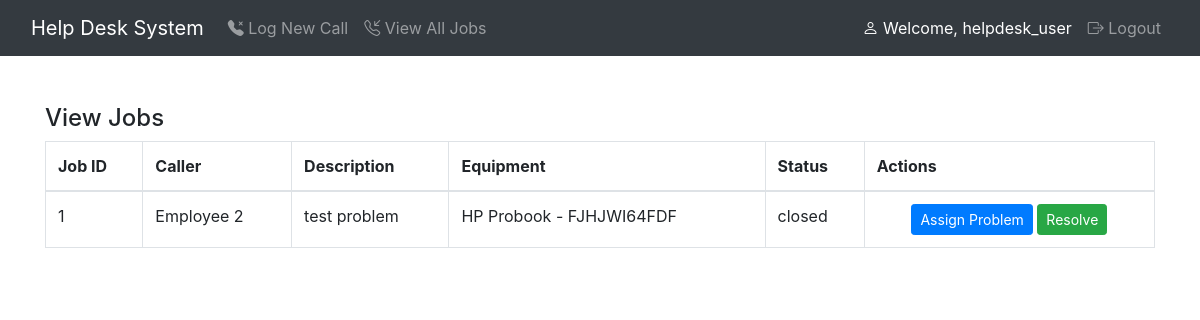
Before: /view_jobs.php (signed in) with the older database file.
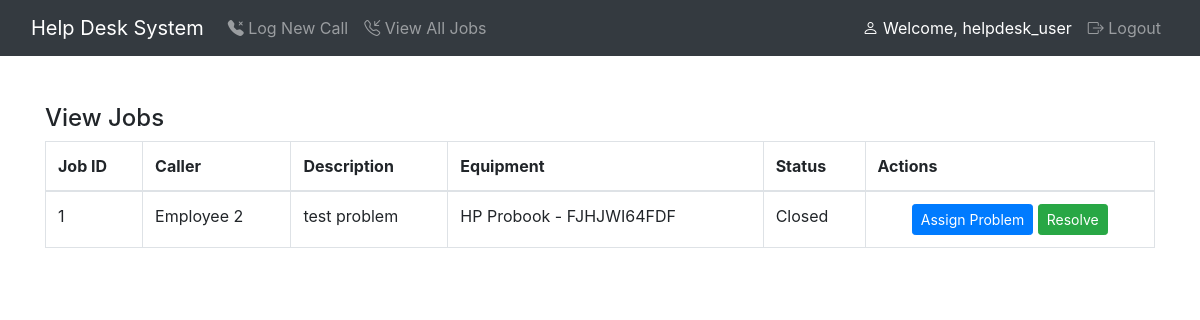
After: the same page with the newer database file.
### tables this page shows
CREATE TABLE helpdesk_calls (
    call_id INT AUTO_INCREMENT PRIMARY KEY,
    caller_id INT,
    operator_id INT,
    call_time TIMESTAMP DEFAULT CURRENT_TIMESTAMP,
    problem_description TEXT,
    equipment_id INT,
    operating_system VARCHAR(50),
    software_used VARCHAR(50),
    status ENUM('Open', 'Closed') DEFAULT 'Open',
    FOREIGN KEY (caller_id) REFERENCES employees(employee_id),
    FOREIGN KEY (operator_id) REFERENCES users(user_id),
    FOREIGN KEY (equipment_id) REFERENCES equipment(equipment_id)
);

CREATE TABLE employees (
    employee_id INT AUTO_INCREMENT PRIMARY KEY,
    office_id INT,
    name VARCHAR(100),
    contact_phone VARCHAR(15),
    email VARCHAR(100),
    start_date DATE,
    end_date DATE,
    job_title VARCHAR(50),
    department VARCHAR(50),
    FOREIGN KEY (office_id) REFERENCES offices(office_id)
);

CREATE TABLE equipment (
    equipment_id INT AUTO_INCREMENT PRIMARY KEY,
    office_id INT,
    serial_number VARCHAR(50),
    equipment_type VARCHAR(50),
    make VARCHAR(50),
    model VARCHAR(50),
    manufacturer VARCHAR(50),
    warranty_expiry_date DATE,
    software_licence_number VARCHAR(50),
    software_type VARCHAR(50),
    FOREIGN KEY (office_id) REFERENCES offices(office_id)
);

### view_jobs.php (the view, shortened to what this page needs)
<?php
include 'config/db.php';
if ($_SESSION['role'] == 'operator') {
    $result = $conn->query("SELECT h.*, eq.*, e.name AS employee_name FROM helpdesk_calls h, employees e, equipment eq WHERE h.caller_id = e.employee_id AND h.equipment_id = eq.equipment_id");
} else if ($_SESSION['role'] == 'technician') {
    $result = $conn->query("SELECT *, p.status AS problem_status FROM problems p, helpdesk_calls h, employees e, equipment eq WHERE p.call_id = h.call_id AND h.caller_id = e.employee_id AND h.equipment_id = eq.equipment_id AND technician_id = {$_SESSION['user_id']}");
}
?>
<!DOCTYPE html>
<html lang="en">
<head>
    <link rel="stylesheet" href="assets/css/bootstrap.min.css">
    <link rel="stylesheet" href="https://cdn.jsdelivr.net/npm/bootstrap-icons@1.7.1/font/bootstrap-icons.css">
</head>
<body>
    <?php include 'nav.php'; ?>
    <div class="container mt-5">
        <h4>View Jobs</h4>
            <?php if ($role == 'operator'): ?>
            <table class="table table-bordered">
                <thead>
                    <tr>
                        <th>Job ID</th>
                        <th>Caller</th>
                        <th>Description</th>
                        <th>Equipment</th>
                        <th>Status</th>
                        <th>Actions</th>
                    </tr>
                </thead>
                <tbody>
                    <?php
                    while ($row = $result->fetch_assoc()) {
                        echo "<tr>
                            <td>{$row['call_id']}</td>
                            <td>{$row['employee_name']}</td>
                            <td>{$row['problem_description']}</td>
                            <td>{$row['make']} {$row['model']} - {$row['serial_number']}</td>
                            <td>{$row['status']}</td>
                            <td>
                               <center>
                                <a href='assign_problem.php?call_id={$row['call_id']}' class='btn btn-primary btn-sm'>Assign Problem</a>
                                <a href='resolve_problem.php?call_id={$row['call_id']}' class='btn btn-success btn-sm'>Resolve</a>
                               </center>
                            </td>
                        </tr>";
                    }
                    ?>
                </tbody>
            </table>
            <?php endif; ?>
    </div>
</body>
</html>

Changed rows visible on the page:
changed helpdesk_calls "test problem": status "closed" → "Closed"
